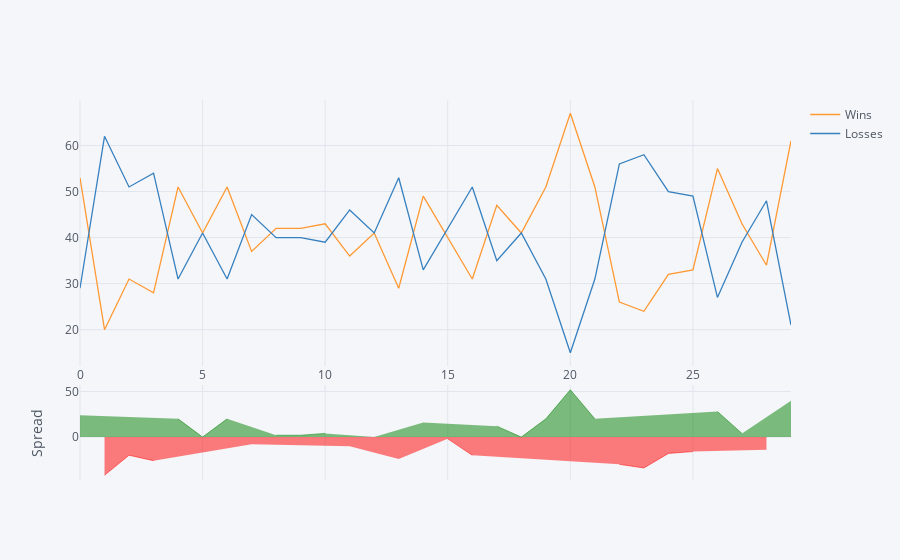

The code cell stored with this chart in its notebook:
### Code cell
quant_division_info = division_info.drop(['Team_Name', 'Conference_id', 'Elimination Date'], axis=1)
quant_division_info.iplot(kind='spread')

### Figure 1 — Plotly figure (JSON) as saved in the notebook; plotly's stock layout.template omitted (floating-point values rounded to 4 significant figures)
{"data": [{"line": {"color": "rgba(255, 153, 51, 1.0)", "dash": "solid", "width": 1.3}, "mode": "lines", "name": "Wins", "text": "", "type": "scatter", "x": [0, 1, 2, 3, 4, 5, 6, 7, 8, 9, 10, 11, 12, 13, 14, 15, 16, 17, 18, 19, 20, 21, 22, 23, 24, 25, 26, 27, 28, 29], "y": [53, 20, 31, 28, 51, 41, 51, 37, 42, 42, 43, 36, 41, 29, 49, 40, 31, 47, 41, 51, 67, 51, 26, 24, 32, 33, 55, 43, 34, 61]}, {"line": {"color": "rgba(55, 128, 191, 1.0)", "dash": "solid", "width": 1.3}, "mode": "lines", "name": "Losses", "text": "", "type": "scatter", "x": [0, 1, 2, 3, 4, 5, 6, 7, 8, 9, 10, 11, 12, 13, 14, 15, 16, 17, 18, 19, 20, 21, 22, 23, 24, 25, 26, 27, 28, 29], "y": [29, 62, 51, 54, 31, 41, 31, 45, 40, 40, 39, 46, 41, 53, 33, 42, 51, 35, 41, 31, 15, 31, 56, 58, 50, 49, 27, 39, 48, 21]}, {"connectgaps": false, "fill": "tozeroy", "line": {"color": "red", "dash": "solid", "width": 0.5}, "mode": "lines", "name": "Spread", "showlegend": false, "type": "scatter", "x": [0, 1, 2, 3, 4, 5, 6, 7, 8, 9, 10, 11, 12, 13, 14, 15, 16, 17, 18, 19, 20, 21, 22, 23, 24, 25, 26, 27, 28, 29], "xaxis": "x2", "y": ["", -42, -20, -26, "", "", "", -8, "", "", "", -10, "", -24, "", -2, -20, "", "", "", "", "", -30, -34, -18, -16, "", "", -14, ""], "yaxis": "y2"}, {"connectgaps": false, "fill": "tozeroy", "line": {"color": "green", "dash": "solid", "width": 0.5}, "mode": "lines", "name": "Spread", "showlegend": false, "type": "scatter", "x": [0, 1, 2, 3, 4, 5, 6, 7, 8, 9, 10, 11, 12, 13, 14, 15, 16, 17, 18, 19, 20, 21, 22, 23, 24, 25, 26, 27, 28, 29], "xaxis": "x2", "y": [24, "", "", "", 20, 0, 20, "", 2, 2, 4, "", 0, "", 16, "", "", 12, 0, 20, 52, 20, "", "", "", "", 28, 4, "", 40], "yaxis": "y2"}], "layout": {"hovermode": "x", "legend": {"bgcolor": "#F5F6F9", "font": {"color": "#4D5663"}}, "paper_bgcolor": "#F5F6F9", "plot_bgcolor": "#F5F6F9", "titlefont": {"color": "#4D5663"}, "xaxis1": {"gridcolor": "#E1E5ED", "showgrid": true, "tickfont": {"color": "#4D5663"}, "title": "", "titlefont": {"color": "#4D5663"}, "zerolinecolor": "#E1E5ED"}, "xaxis2": {"anchor": "y2", "gridcolor": "#E1E5ED", "showgrid": true, "showticklabels": false, "tickfont": {"color": "#4D5663"}, "title": "", "titlefont": {"color": "#4D5663"}, "zerolinecolor": "#E1E5ED"}, "yaxis1": {"domain": [0.3, 1], "gridcolor": "#E1E5ED", "showgrid": true, "tickfont": {"color": "#4D5663"}, "title": "", "titlefont": {"color": "#4D5663"}, "zerolinecolor": "#E1E5ED"}, "yaxis2": {"domain": [0, 0.25], "gridcolor": "#E1E5ED", "showgrid": true, "tickfont": {"color": "#4D5663"}, "title": "Spread", "titlefont": {"color": "#4D5663"}, "zerolinecolor": "#E1E5ED"}}}
